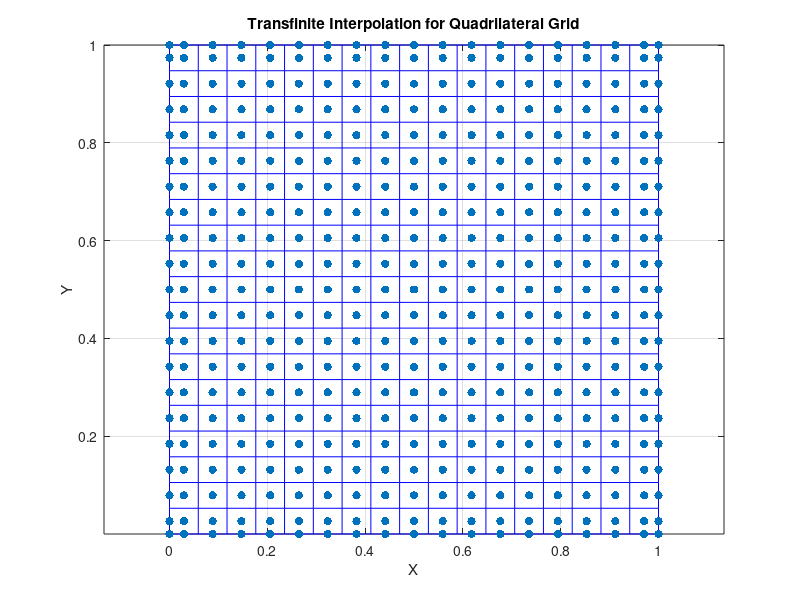
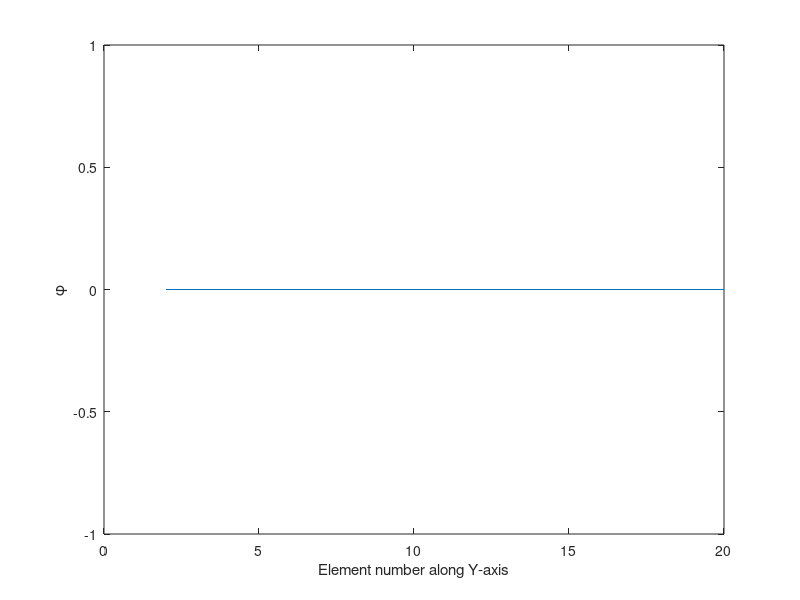

Write the MATLAB code that produced these figures, in order.
clear all
close all
clc

% Maximum number of iterations
max_iter = 1000;
tolerance = 10^-15;
lambda = 0.5; %under relaxation factor
iter = 0;


density = 1;

% Define the vertices of the quadrilateral
vertices = [0, 0; 1, 0; 1, 1; 0, 1];

% Discretization parameters
ny = 20; % Number of points along y
nx = 18; % Number of points along x

% Initialize matrices for grid points
X = zeros(ny, nx);
Y = zeros(ny, nx);

% Interpolation parameters
xi = linspace(0, 1, ny);
eta = linspace(0, 1, nx);

% Iterate over the grid points
for i = 1:ny
    for j = 1:nx
        % Interpolation along xi and eta axes
        xi_val = xi(i);
        eta_val = eta(j);

        % Transfinite interpolation formula for each coordinate
        X(i, j) = (1 - xi_val) * ((1 - eta_val) * vertices(1, 1) + eta_val * vertices(2, 1)) + ...
            xi_val * ((1 - eta_val) * vertices(4, 1) + eta_val * vertices(3, 1));
        Y(i, j) = (1 - eta_val) * ((1 - xi_val) * vertices(1, 2) + xi_val * vertices(4, 2)) + ...
            eta_val * ((1 - xi_val) * vertices(2, 2) + xi_val * vertices(3, 2));
    end
end

% Plot the quadrilateral grid
figure;
plot(X, Y, 'b-', X', Y', 'b-');
xlabel('X');
ylabel('Y');
title('Transfinite Interpolation for Quadrilateral Grid');
axis equal;
grid on;

%--------------------------------------------------------------------------------------------------------------------------
% Centroids
Xc = zeros(ny-1,nx-1);
Yc = zeros(ny-1,nx-1);

for i=1:ny-1
    for j=1:nx-1
        Xc(i,j) = mean ([X(i,j), X(i,j+1),X(i+1,j),X(i+1,j+1)]);
        Yc(i,j) = mean ([Y(i,j), Y(i,j+1),Y(i+1,j),Y(i+1,j+1)]);
    end
end


%------------------------------------------------------------------------------------------------------------
% Face Centroids
Xfh = zeros(ny,nx-1);
Yfh = zeros(ny,nx-1);
Xfv = zeros(ny-1,nx);
Yfv = zeros(ny-1,nx);

for i=1:ny-1
    for j=1:nx
        Xfv(i,j) = mean ([X(i,j),X(i+1,j)]);
        Yfv(i,j) = mean ([Y(i,j),Y(i+1,j)]);

    end
end

for i=1:ny
    for j=1:nx-1
        Xfh(i,j) = mean ([X(i,j),X(i,j+1)]);
        Yfh(i,j) = mean ([Y(i,j),Y(i,j+1)]);
    end
end


%scatter(Xfh,Yfh,'filled','go');
%scatter(Xfv,Yfv,'filled','bo');

%------------------------------------------------------------------------------------------------------------
%Centroids and centroids at Boundary Faces

Xfc = zeros(ny+1,nx+1);
Yfc = zeros(ny+1,nx+1);

Xfc(1,1) = vertices(1,1);
Yfc(1,1) = vertices(1,2);
Xfc(1,nx+1) = vertices(2,1);
Yfc(1,nx+1) = vertices(2,2);
Xfc(ny+1,nx+1) = vertices(3,1);
Yfc(ny+1,nx+1) = vertices(3,2);
Xfc(ny+1,1) = vertices(4,1);
Yfc(ny+1,1) = vertices(4,2);


for i=1:ny-1
    for j=1:nx-1

        %AB
        Xfc(1,j+1) = Xfh(1,j);
        Yfc(1,j+1) = Yfh(1,j);

        %CD
        Xfc(ny+1,j+1) = Xfh(ny,j);
        Yfc(ny+1,j+1) = Yfh(ny,j);

        %AD
        Xfc(i+1,1) = Xfv(i,1);
        Yfc(i+1,1) = Yfv(i,1);

        %BC
        Xfc(i+1,nx+1) = Xfv(i,nx);
        Yfc(i+1,nx+1) = Yfv(i,nx);

        %Internal Centroids
        Xfc(i+1,j+1) = Xc(i,j);
        Yfc(i+1,j+1) = Yc(i,j);
    end
end

hold on
scatter(Xfc,Yfc,'filled','ro');



%------------------------------------------------------------------------------------------------------------
% Areas (Volumes)

A = zeros(ny-1,nx-1);


p1 = zeros(ny-1,nx-1);
p2 = zeros(ny-1,nx-1);

for i=1:ny-1
    for j=1:nx-1

        p1(i,j) = abs((X(i+1,j)-X(i,j))*(Y(i,j+1)-Y(i,j))-(X(i,j+1)-X(i,j))*(Y(i+1,j)-Y(i,j)));
        p2(i,j) = abs((X(i+1,j+1)-X(i,j+1))*(Y(i+1,j+1)-Y(i+1,j))-(X(i+1,j+1)-X(i+1,j))*(Y(i+1,j+1)-Y(i,j+1)));
        A(i,j) = 0.5*(p1(i,j)+p2(i,j));
    end
end



%------------------------------------------------------------------------------------------------------------------
% Faces Areas

Afe = zeros(ny-1,nx);
Afn = zeros(ny,nx-1);


for i=1:ny-1
    for j=1:nx

        Afe(i,j) = sqrt((X(i+1,j) - X(i,j))^2 + (Y(i+1,j) - Y(i,j))^2);

    end
end

for i=1:ny
    for j=1:nx-1

        Afn(i,j) = sqrt((X(i,j+1) - X(i,j))^2 + (Y(i,j+1) - Y(i,j))^2);

    end
end

%------------------------------------------------------------------------------------------------------------------
% Normal Vectors

Sxe = zeros(ny-1,nx);       % East Normal Vector coordinates
sxe = zeros(ny-1,nx);
Sye = zeros(ny-1,nx);
sye = zeros(ny-1,nx);

Sxn = zeros(ny,nx-1);       % North Normal Vector coordinates
sxn = zeros(ny,nx-1);
Syn = zeros(ny,nx-1);
syn = zeros(ny,nx-1);



for i=1:ny-1
    for j=1:nx
        Sxe(i,j) = Y(i+1,j)-Y(i,j);
        Sye(i,j) = -X(i+1,j)+X(i,j);
        sxe(i,j) = Sxe(i,j)/sqrt((Y(i+1,j)-Y(i,j))^2 + (-X(i+1,j)+X(i,j))^2);
        sye(i,j) = Sye(i,j)/sqrt((Y(i+1,j)-Y(i,j))^2 + (-X(i+1,j)+X(i,j))^2);

    end
end


for i=1:ny
    for j=1:nx-1
        Sxn(i,j) = -Y(i,j+1)+Y(i,j);
        Syn(i,j) = X(i,j+1)-X(i,j);
        sxn(i,j) = Sxn(i,j)/sqrt((-Y(i,j+1)+Y(i,j))^2 + (X(i,j+1)-X(i,j))^2);
        syn(i,j) = Syn(i,j)/sqrt((-Y(i,j+1)+Y(i,j))^2 + (X(i,j+1)-X(i,j))^2);

    end
end

%quiver(Xfv,Yfv,Sxe,Sye,'k');
%quiver(Xfh,Yfh,Sxn,Syn,'filled','k');

%--------------------------------------------------------------------------------------------------------------------
% East E - T Vectors

Exe = zeros(ny-1,nx);
Eye = zeros(ny-1,nx);
Txe = zeros(ny-1,nx);
Tye = zeros(ny-1,nx);
exe = zeros(ny-1,nx);
eye = zeros(ny-1,nx);
mod_ee = zeros(ny-1,nx);
mod_Ee = zeros(ny-1,nx);

for i=1:ny-1
    for j=1:nx


        mod_ee(i,j) = sqrt((Xfc(i+1,j+1)-Xfc(i+1,j))^2+(Yfc(i+1,j+1)-Yfc(i+1,j))^2);
        exe(i,j) = (Xfc(i+1,j+1)-Xfc(i+1,j))/mod_ee(i,j);
        eye(i,j) = (Yfc(i+1,j+1)-Yfc(i+1,j))/mod_ee(i,j);
        Exe(i,j) = dot([Sxe(i,j) Sye(i,j)],[Sxe(i,j) Sye(i,j)])*exe(i,j)/dot([exe(i,j) eye(i,j)],[Sxe(i,j) Sye(i,j)]);
        Eye(i,j) = dot([Sxe(i,j) Sye(i,j)],[Sxe(i,j) Sye(i,j)])*eye(i,j)/dot([exe(i,j) eye(i,j)],[Sxe(i,j) Sye(i,j)]);
        mod_Ee(i,j) = sqrt(Exe(i,j)^2 + Eye(i,j)^2);
        Txe(i,j) = Sxe(i,j) - Exe(i,j);
        Tye(i,j) = Sye(i,j) - Eye(i,j);


    end
end

hold on
%quiver(Xfv,Yfv,Exe,Eye,'b');
%quiver(Xfv,Yfv,Txe,Tye,'b');


%-------------------------------------------------------------------------------------------------------------------
% North E - T Vectors

Exn = zeros(ny,nx-1);
Eyn = zeros(ny,nx-1);
Txn = zeros(ny,nx-1);
Tyn = zeros(ny,nx-1);
exn = zeros(ny,nx-1);
eyn = zeros(ny,nx-1);
mod_en = zeros(ny,nx-1);
mod_En = zeros(ny,nx-1);


for i=1:ny
    for j=1:nx-1

        mod_en(i,j) = sqrt((Xfc(i+1,j+1)-Xfc(i,j+1))^2+(Yfc(i+1,j+1)-Yfc(i,j+1))^2);
        exn(i,j) = (Xfc(i+1,j+1)-Xfc(i,j+1))/mod_en(i,j);
        eyn(i,j) = (Yfc(i+1,j+1)-Yfc(i,j+1))/mod_en(i,j);
        Exn(i,j) = dot([Sxn(i,j) Syn(i,j)],[Sxn(i,j) Syn(i,j)])*exn(i,j)/dot([exn(i,j) eyn(i,j)],[Sxn(i,j) Syn(i,j)]);
        Eyn(i,j) = dot([Sxn(i,j) Syn(i,j)],[Sxn(i,j) Syn(i,j)])*eyn(i,j)/dot([exn(i,j) eyn(i,j)],[Sxn(i,j) Syn(i,j)]);
        mod_En(i,j) = sqrt(Exn(i,j)^2 + Eyn(i,j)^2);
        Txn(i,j) = Sxn(i,j) - Exn(i,j);
        Tyn(i,j) = Syn(i,j) - Eyn(i,j);

    end
end

%hold on
%quiver(Xfv,Yfv,Exn,Eyn,'filled','g');
%quiver(Xfv,Yfv,Txn,Tyn,'filled','g');



%------------------------------------------------------------------------------------------------------------------
% gDiff

g_Diffe = zeros(ny-1,nx);
g_Diffn = zeros(ny,nx-1);

for i=1:ny-1
    for j=1:nx

        g_Diffe(i,j) = sqrt(Exe(i,j)^2 + Eye(i,j)^2)/sqrt((Xfc(i,j+1) - Xfc(i,j))^2 + (Yfc(i,j+1) - Yfc(i,j))^2);

    end
end

for i=1:ny
    for j=1:nx-1

        g_Diffn(i,j) = sqrt(Exn(i,j)^2 + Eyn(i,j)^2)/sqrt((Xfc(i+1,j) - Xfc(i,j))^2 + (Yfc(i+1,j) - Yfc(i,j))^2);

    end
end

%------------------------------------------------------------------------------------------------------------------
% Interpolation factors

ge = zeros(ny-1,nx); % for east faces
gn = zeros(ny,nx-1); % for north faces


for i=1:ny-1

    ge(i,1) = 1;
    ge(i,nx) = 1;

    for j=2:nx-1
        ge(i,j) = (A(i,j-1))/(A(i,j-1) + A(i,j));
    end
end


for j=1:nx-1

    gn(1,j) = 1;
    gn(ny,j) = 1;

    for i=2:ny-1
        gn(i,j) = (A(i-1,j))/(A(i-1,j) + A(i,j));
    end
end

%------------------------------------------------------------------------------------------------------------------
% Velocity at Centroids

u = zeros(ny+1,nx+1);       % velocity in x-direction
v = zeros(ny+1,nx+1);       % velocity in y-direction

% NB: could have been done easier but to make to code more general

for i=1:ny+1
    for j=1:nx+1
        u(i,j) = sqrt(2)/2;
        v(i,j) = sqrt(2)/2;
    end
end


%------------------------------------------------------------------------------------------------------------------
% Velocity at horizontal (north) faces

un = zeros(ny,nx-1);       % velocity in x-direction
vn = zeros(ny,nx-1);       % velocity in y-direction

% NB: could have been done easier but to make to code more general

for i=1:ny
    for j=1:nx-1
        un(i,j) = (1 - gn(i,j))*u(i,j+1) + gn(i,j)*u(i+1,j+1);
        vn(i,j) = (1 - gn(i,j))*v(i,j+1) + gn(i,j)*v(i+1,j+1);
    end
end


%------------------------------------------------------------------------------------------------------------------
% Velocity at vertical (east) faces

ue = zeros(ny-1,nx);       % velocity in x-direction
ve = zeros(ny-1,nx);       % velocity in y-direction

% NB: could have been done easier but to make to code more general

for i=1:ny-1
    for j=1:nx
        ue(i,j) = (1 - ge(i,j))*u(i+1,j) + ge(i,j)*u(i+1,j+1);
        ve(i,j) = (1 - ge(i,j))*v(i+1,j) + ge(i,j)*v(i+1,j+1);

    end
end

%------------------------------------------------------------------------------------------------------------------
% Mass flow rate at horizontal (north) faces

mdotn = zeros(ny,nx-1);       % mass flow rate for north faces


for i=1:ny
    for j=1:nx-1
        mdotn(i,j) = density * (un(i,j)*Sxn(i,j) + vn(i,j)*Syn(i,j));
    end
end


%------------------------------------------------------------------------------------------------------------------
% Mass flow rate at vertical (east) faces

mdote = zeros(ny-1,nx);       % mass flow rate for east faces

for i=1:ny-1
    for j=1:nx
        mdote(i,j) = density *(ue(i,j)*Sxe(i,j) + ve(i,j)*Sye(i,j));
    end
end

%-------------------------------------------------------------------------------------------------------------------
% Initial guess for  phi
phife = zeros (ny-1,nx);
phifn = zeros(ny,nx-1);

aE = zeros(ny+1,nx+1);
aW = zeros(ny+1,nx+1);
aN = zeros(ny+1,nx+1);
aS = zeros(ny+1,nx+1);
aC = zeros(ny+1,nx+1);
bC = zeros(ny+1,nx+1);

% T = 400 * ones (ny+1,nx+1,2); % at the centroids and the boundary faces centroids
% T(1,:) = 320;
error = 900;
phi = zeros(ny+1,nx+1);
phi(:,1) = 1;
phi(1,:) = 0;
phiold = zeros(ny+1,nx+1);
smart = zeros(ny+1,nx+1);
phiCe = zeros(ny-1,nx);
phiCetild = zeros(ny-1,nx);
phifetild = zeros(ny-1,nx);
phifes = zeros(ny-1,nx);
phiDe = zeros(ny-1,nx);
phiUe = zeros(ny-1,nx);
phiCntild = zeros(ny,nx-1);
phifntild = zeros(ny,nx-1);
phifns = zeros(ny,nx-1);
phiCn= zeros(ny,nx-1);
phiDn= zeros(ny,nx-1);
phiUn= zeros(ny,nx-1);

%-------------------------------------------------------------------------------------------------------------------

% HERE THE LOOP SHOULD START

while error>tolerance && iter<max_iter


    %----------------------------------------------------------------------------------------------------------------------------
    % Phi at the faces

    % East



    for i=1:ny-1

        phife(i,1) = phi(i+1,1);
        phife(i,nx) = phi(i+1,nx+1);

        for j=2:nx-1
            phife(i,j) = (1 - ge(i,j))*phi(i+1,j) + ge(i,j)*phi(i+1,j+1);
        end
    end

    % North



    for j=1:nx-1

        phifn(1,j) = phi(1,j+1,1);
        phifn(ny,j) = phi(ny+1,j+1,1);

        for i=2:ny-1
            phifn(i,j) = (1 - gn(i,j))*phi(i,j+1) + gn(i,j)*phi(i+1,j+1);
        end
    end


    %-----------------------------------------------------------------------------------------------------------------------------
    % Source term at centroids

    %Sc = zeros (size(Xfc));


    %------------------------------------------------------------------------------------------------------------------------
    % Gradient of temperature at the centroids

    % grad_phix = zeros(ny+1,nx+1);
    % grad_phiy = zeros(ny+1,nx+1);

    % for i=2:ny
    %     for j=2:nx
    %         grad_phix(i,j) = (-phife(i-1,j-1)*Sxe(i-1,j-1) + phife(i-1,j)*Sxe(i-1,j) - phifn(i-1,j-1)*Sxn(i-1,j-1) + phifn(i,j-1)*Sxn(i,j-1))/A(i-1,j-1);
    %         grad_phiy(i,j) = (-phife(i-1,j-1)*Sye(i-1,j-1) + phife(i-1,j)*Sye(i-1,j) - phifn(i-1,j-1)*Syn(i-1,j-1) + phifn(i,j-1)*Syn(i,j-1))/A(i-1,j-1);
    %
    %     end
    % end
    %
    % % West Boundary
    % grad_phix(:,1) = grad_phix(:,2);
    % grad_phiy(:,1) = grad_phiy(:,2);
    %
    % % South Boundary
    % grad_phix(1,:) = grad_phix(2,:);
    % grad_phiy(1,:) = grad_phiy(2,:);
    %
    % % East Boundary
    % grad_phix(:,nx+1) = 0;
    % grad_phiy(:,nx+1) = 0;
    %
    % % North Boundary
    % grad_phix(ny+1,:) = 0;
    % grad_phiy(ny+1,:) = 0;
    %
    %
    % %------------------------------------------------------------------------------------------------------------------------
    % % Gradient of phi at the faces
    %
    % grad_phixe = zeros(ny-1,nx);
    % grad_phiye = zeros(ny-1,nx);
    % grad_phixn = zeros(ny,nx-1);
    % grad_phiyn = zeros(ny,nx-1);
    %
    %
    %
    % for i=1:ny-1
    %
    %     grad_phixe(i,1) = grad_phix(i+1,1);
    %     grad_phiye(i,1) = grad_phiy(i+1,1);
    %     grad_phixe(i,nx) = grad_phix(i+1,nx+1);
    %     grad_phiye(i,nx) = grad_phiy(i+1,nx+1);
    %
    %
    %     for j=2:nx-1
    %
    %         grad_phixe(i,j) = (1 - ge(i,j))*grad_phix(i+1,j) + ge(i,j)*grad_phix(i+1,j+1);
    %         grad_phiye(i,j) = (1 - ge(i,j))*grad_phiy(i+1,j) + ge(i,j)*grad_phiy(i+1,j+1);
    %
    %     end
    % end
    %
    % for j=1:nx-1
    %
    %     grad_phixn(1,j) = grad_phix(1,j+1);
    %     grad_phiyn(1,j) = grad_phiy(1,j+1);
    %     grad_phixn(ny,j) = grad_phix(ny+1,j+1);
    %     grad_phiyn(ny,j) = grad_phiy(ny+1,j+1);
    %
    %     for i=2:ny-1
    %
    %         grad_phixn(i,j) = (1-gn(i,j))*grad_phix(i,j+1) + gn(i,j)*grad_phix(i+1,j+1);
    %         grad_phiyn(i,j) = (1-gn(i,j))*grad_phiy(i,j+1) + gn(i,j)*grad_phiy(i+1,j+1);
    %
    %     end
    % end

    %-------------------------------------------------------------------------------------------------------------
    % coefficients

for i=2:ny
    for j=2:nx

    smart(i,j) = (mdote(i-1,j)*(phifes(i-1,j) - phife(i-1,j)) - mdote(i-1,j-1)*(phifes(i-1,j-1) - phife(i-1,j-1)) + mdotn(i,j-1)*(phifns(i,j-1) - phifn(i,j-1)) - mdotn(i-1,j-1)*(phifns(i-1,j-1) - phifn(i-1,j-1)));

    end
end

    % Loop for inner elements:

    for i=3:ny-1
        for j=3:nx-1

            aE(i,j) =  - max(-mdote(i-1,j),0);
            aW(i,j) =  - max(mdote(i-1,j-1),0);
            aN(i,j) =  - max(-mdotn(i,j-1),0);
            aS(i,j) =  - max(mdotn(i-1,j-1),0);
            aC(i,j) = -(aE(i,j) + aW(i,j) + aN(i,j) + aS(i,j));
            bC(i,j) = 0 - smart(i,j);

        end
    end

    % Loop for WEST elements without vertices: DIRICHLET T = 400 K

    for j=2
        for i=3:ny-1
            aE(i,j) =  - max(-mdote(i-1,j),0);
            aW(i,j) =  - max(mdote(i-1,j-1),0);
            aN(i,j) =  - max(-mdotn(i,j-1),0);
            aS(i,j) =  - max(mdotn(i-1,j-1),0);
            aC(i,j) = -(aE(i,j) + aN(i,j) + aS(i,j) + aW(i,j));
            bC(i,j) = 0 - aW(i,j) - smart(i,j);
            aW(i,j) = 0;


        end
    end


    % Loop over SOUTH elements without vertices: DIRICHLET T = 320 K

    for i=2
        for j=3:nx-1
            aE(i,j) =  - max(-mdote(i-1,j),0);
            aW(i,j) =  - max(mdote(i-1,j-1),0);
            aN(i,j) =  - max(-mdotn(i,j-1),0);
            aS(i,j) =  - max(mdotn(i-1,j-1),0);
            aC(i,j) = -(aE(i,j) + aN(i,j) + aW(i,j) + aS(i,j));
            bC(i,j) = 0 - 0*aS(i,j) - smart(i,j);
            aS(i,j) = 0;

        end
    end

    % Loop over NORTH elements without vertices: No FLUX CONDITION

    for i=ny
        for j=3:nx-1
            aE(i,j) =  - max(-mdote(i-1,j),0);
            aW(i,j) =  - max(mdote(i-1,j-1),0);
            aN(i,j) =  - max(-mdotn(i,j-1),0);
            aS(i,j) =  - max(mdotn(i-1,j-1),0);
            aC(i,j) = -(aE(i,j) + aW(i,j) + aS(i,j));
            bC(i,j) = 0 - smart(i,j);
            aN(i,j) = 0;
            phi(i+1,j) = phi(i,j);

        end
    end

    % Loop over EAST elements without vertices:

    for j=nx
        for i=3:ny-1

            aE(i,j) =  - max(-mdote(i-1,j),0);
            aW(i,j) =  - max(mdote(i-1,j-1),0);
            aN(i,j) =  - max(-mdotn(i,j-1),0);
            aS(i,j) =  - max(mdotn(i-1,j-1),0);
            aC(i,j) = -(aW(i,j) + aN(i,j) + aS(i,j));
            bC(i,j) = 0 - smart(i,j);
            aE(i,j) = 0;
            phi(i,j+1) = phi(i,j);


        end
    end

    %------------------------------------------------------------------------------------------------------------------------------------------------------------------------------------------------------------------

    % WEST - SOUTH CORNER

    for j=2
        for i=2
            aE(i,j) =  - max(-mdote(i-1,j),0);
            aW(i,j) =  - max(mdote(i-1,j-1),0);
            aN(i,j) =  - max(-mdotn(i,j-1),0);
            aS(i,j) =  - max(mdotn(i-1,j-1),0);
            aC(i,j) =  -(aE(i,j) + aN(i,j) + aS(i,j) + aW(i,j));
            bC(i,j) = 0 - aW(i,j) - 0*aS(i,j) - smart(i,j);
            aW(i,j) = 0;
            aS(i,j) = 0;

        end
    end


    %------------------------------------------------------------------------------------------------------------------------------------------------------------------------------------------------------------

    % EAST - NORTH CORNER

    for j=nx
        for i=ny

            aE(i,j) =  - max(-mdote(i-1,j),0);
            aW(i,j) =  - max(mdote(i-1,j-1),0);
            aN(i,j) =  - max(-mdotn(i,j-1),0);
            aS(i,j) =  - max(mdotn(i-1,j-1),0);
            aC(i,j) = -(aW(i,j) + aS(i,j));
            bC(i,j) = 0 - smart(i,j);
            aE(i,j) = 0;
            aN(i,j) = 0;
            phi(i+1,j) = phi(i,j);
            phi(i,j+1) = phi(i,j);


        end
    end

    %------------------------------------------------------------------------------------------------------------------------------------------------------------------------------------------------------------

    % EAST - SOUTH CORNER

    for j=nx
        for i=2

            aE(i,j) =  - max(-mdote(i-1,j),0);
            aW(i,j) =  - max(mdote(i-1,j-1),0);
            aN(i,j) =  - max(-mdotn(i,j-1),0);
            aS(i,j) =  - max(mdotn(i-1,j-1),0);
            aC(i,j) = -(aW(i,j) + aN(i,j) + aS(i,j));
            bC(i,j) = 0 - 0*aS(i,j) - smart(i,j);
            aE(i,j) = 0;
            aS(i,j) = 0;
            phi(i,j+1) = phi(i,j);


        end
    end

    % WEST - NORTH CORNER

    for j=2
        for i=ny
            aE(i,j) =  - max(-mdote(i-1,j),0);
            aW(i,j) =  - max(mdote(i-1,j-1),0);
            aN(i,j) =  - max(-mdotn(i,j-1),0);
            aS(i,j) =  - max(mdotn(i-1,j-1),0);
            aC(i,j) = -(aE(i,j) + aS(i,j) + aW(i,j));
            bC(i,j) = 0 - aW(i,j) - smart(i,j);
            aW(i,j) = 0;
            aN(i,j) = 0;
            phi(i+1,j) = phi(i,j);

        end
    end

    %------------------------------------------------------------------------------------------------------------------------------------------------------------------------
    % SMART scheme implementation

    % Loop for internal faces: east

    for i=1:ny-1
        for j=2:nx-1
            if (mdote(i,j)>0)
                phiCe(i,j) = phi(i+1,j);
                phiDe(i,j) = phi(i+1,j+1);
                phiUe(i,j) = phi(i+1,j-1);
            else
                phiCe(i,j) = phi(i+1,j+1);
                phiDe(i,j) = phi(i+1,j);
                phiUe(i,j) = phi(i+1,j+2);
            end

            phiCetild(i,j) = (phiCe(i,j) - phiUe(i,j))/(phiDe(i,j) - phiUe(i,j));

            if phiCetild(i,j)<0 || phiCetild(i,j)>1
                phifetild(i,j) = phiCetild(i,j);
            elseif phiCetild(i,j)> 5/6 && phiCetild(i,j)<1
                phifetild(i,j) = 1;
            elseif  phiCetild(i,j)>= 0 && phiCetild(i,j)<= 5/6
                phifetild(i,j) = 3*phiCetild(i,j)/4 +3/8;      % QUICK scheme
            end


            phifes(i,j) = phifetild(i,j)*(phiDe(i,j) - phiUe(i,j)) + phiUe(i,j);
        end
    end

    % West Boundary

    for i=1:ny-1
        for j=1
            if (mdote(i,j)>0)
                phiCe(i,j) = phi(i+1,j);
                phiDe(i,j) = phi(i+1,j+1);
                phiUe(i,j) = phi(i+1,j);
            else
                phiCe(i,j) = phi(i+1,j);
                phiDe(i,j) = phi(i+1,j);
                phiUe(i,j) = phi(i+1,j+1);
            end

            phiCetild(i,j) = (phiCe(i,j) - phiUe(i,j))/(phiDe(i,j) - phiUe(i,j));

            if phiCetild(i,j)<0 || phiCetild(i,j)>1
                phifetild(i,j) = phiCetild(i,j);
            elseif phiCetild(i,j)> 5/6 && phiCetild(i,j)<1
                phifetild(i,j) = 1;
            elseif  phiCetild(i,j)>= 0 && phiCetild(i,j)<= 5/6
                phifetild(i,j) = 3*phiCetild(i,j)/4 +3/8;      % QUICK scheme
            end

            phifes(i,j) = phifetild(i,j)*(phiDe(i,j) - phiUe(i,j)) + phiUe(i,j);
        end
    end
    %
    % East Boundary

    for i=1:ny-1
        for j=nx
            if (mdote(i,j)>0)
                phiCe(i,j) = phi(i+1,j+1);
                phiDe(i,j) = phi(i+1,j+1);
                phiUe(i,j) = phi(i+1,j);
            else
                phiCe(i,j) = phi(i+1,j+1);
                phiDe(i,j) = phi(i+1,j);
                phiUe(i,j) = phi(i+1,j+1);
            end
            phiCetild(i,j) = (phiCe(i,j) - phiUe(i,j))/(phiDe(i,j) - phiUe(i,j));

            if phiCetild(i,j)<0 || phiCetild(i,j)>1
                phifetild(i,j) = phiCetild(i,j);
            elseif phiCetild(i,j)> 5/6 && phiCetild(i,j)<1
                phifetild(i,j) = 1;
            elseif  phiCetild(i,j)>= 0 && phiCetild(i,j)<= 5/6
                phifetild(i,j) = 3*phiCetild(i,j)/4 +3/8;      % QUICK scheme
            end

            phifes(i,j) = phifetild(i,j)*(phiDe(i,j) - phiUe(i,j)) + phiUe(i,j);
        end
    end


    % South Boundary

    for i=1
        for j=1:nx-1
            if (mdotn(i,j)>0)
                phiCn(i,j) = phi(i,j+1);
                phiDn(i,j) = phi(i+1,j+1);
                phiUn(i,j) = phi(i,j+1);
            else
                phiCn(i,j) = phi(i,j+1);
                phiUn(i,j) = phi(i+1,j+1);
                phiDn(i,j) = phi(i,j+1);
            end

            phiCntild(i,j) = (phiCn(i,j) - phiUn(i,j))/(phiDn(i,j) - phiUn(i,j));

            if phiCntild(i,j)<0 || phiCntild(i,j)>1
                phifntild(i,j) = phiCntild(i,j);
            elseif phiCntild(i,j)> 5/6 && phiCntild(i,j)<1
                phifntild(i,j) = 1;
            elseif  phiCntild(i,j)>= 0 && phiCntild(i,j)<= 5/6
                phifntild(i,j) = 3*phiCntild(i,j)/4 +3/8;      % QUICK scheme
            end

            phifns(i,j) = phifntild(i,j)*(phiDn(i,j) - phiUn(i,j)) + phiUn(i,j);
        end
    end

    % North Boundary

    for i=1
        for j=1:nx-1
            if (mdotn(i,j)>0)
                phiCn(i,j) = phi(i+1,j+1);
                phiDn(i,j) = phi(i+1,j+1);
                phiUn(i,j) = phi(i,j+1);
            else
                phiCn(i,j) = phi(i,j+1);
                phiDn(i,j) = phi(i+1,j+1);
                phiUn(i,j) = phi(i,j+1);
            end

            phiCntild(i,j) = (phiCn(i,j) - phiUn(i,j))/(phiDn(i,j) - phiUn(i,j));

            if phiCntild(i,j)<0 || phiCntild(i,j)>1
                phifntild(i,j) = phiCntild(i,j);
            elseif phiCntild(i,j)> 5/6 && phiCntild(i,j)<1
                phifntild(i,j) = 1;
            elseif  phiCntild(i,j)>= 0 && phiCntild(i,j)<= 5/6
                phifntild(i,j) = 3*phiCntild(i,j)/4 +3/8;      % QUICK scheme
            end

            phifns(i,j) = phifntild(i,j)*(phiDn(i,j) - phiUn(i,j)) + phiUn(i,j);
        end
    end
    % Loop for internal faces: north

    for i=2:ny-1
        for j=1:nx-1
            if(mdotn(i,j)>0)
                phiCn(i,j) = phi(i,j+1);
                phiDn(i,j) = phi(i+1,j+1);
                phiUn(i,j) = phi(i-1,j+1);
            else
                phiCn(i,j) = phi(i+1,j+1);
                phiDn(i,j) = phi(i,j+1);
                phiUn(i,j) = phi(i+2,j+1);
            end

            phiCntild(i,j) = (phiCn(i,j) - phiUn(i,j))/(phiDn(i,j) - phiUn(i,j));

            if phiCntild(i,j)<0 || phiCntild(i,j)>1
                phifntild(i,j) = phiCntild(i,j);
            elseif phiCntild(i,j)> 5/6 && phiCntild(i,j)<1
                phifntild(i,j) = 1;
            elseif  phiCntild(i,j)>= 0 && phiCntild(i,j)<= 5/6
                phifntild(i,j) = 3*phiCntild(i,j)/4 +3/8;      % QUICK scheme
            end

            phifns(i,j) = phifntild(i,j)*(phiDn(i,j) - phiUn(i,j)) + phiUn(i,j);
        end
    end

    %----------------------------------------------------------------------------------------------------------------------------------------------------------------------------------------------------------------------------------------------------
    % Solver

    for i=2:ny
        for j=2:nx

            phiold(i,j) = phi(i,j);

            phi(i,j) = phi(i,j) + lambda*((bC(i,j) - aE(i,j)*phi(i,j+1) - aN(i,j)*phi(i+1,j) - aW(i,j)*phi(i,j-1) - aS(i,j)*phi(i-1,j))/aC(i,j) - phi(i,j));

            error = abs(phi(i,j) - phiold(i,j));

        end
    end


    iter = iter+1;
end


phi

%----------------------------------------------------------------------------------------------------------------------------------------------------------------------------------------
% Plotting

if mod(nx,2) == 0     % checking if nx is odd or even
    middle_column = phi(2:end-1 , (nx)/2 +1);
else
    middle_column = phi(2:end-1 , (nx+1)/2 +1);
end

row_number = 2:ny;

hold off
figure;

plot(row_number, middle_column);
xlabel('Element number along Y-axis');
ylabel('φ');

